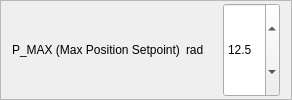
                        <widget class="QFrame" name="frame_45">
                         <property name="frameShape">
                          <enum>QFrame::StyledPanel</enum>
                         </property>
                         <property name="frameShadow">
                          <enum>QFrame::Raised</enum>
                         </property>
                         <layout class="QHBoxLayout" name="horizontalLayout_26">
                          <property name="topMargin">
                           <number>2</number>
                          </property>
                          <property name="bottomMargin">
                           <number>2</number>
                          </property>
                          <item>
                           <widget class="QLabel" name="label_41">
                            <property name="sizePolicy">
                             <sizepolicy hsizetype="Preferred" vsizetype="Preferred">
                              <horstretch>4</horstretch>
                              <verstretch>0</verstretch>
                             </sizepolicy>
                            </property>
                            <property name="text">
                             <string>P_MAX (Max Position Setpoint)</string>
                            </property>
                           </widget>
                          </item>
                          <item>
                           <widget class="QLabel" name="label_42">
                            <property name="sizePolicy">
                             <sizepolicy hsizetype="Preferred" vsizetype="Preferred">
                              <horstretch>1</horstretch>
                              <verstretch>0</verstretch>
                             </sizepolicy>
                            </property>
                            <property name="text">
                             <string>rad</string>
                            </property>
                           </widget>
                          </item>
                          <item>
                           <widget class="QLabel" name="label_p_max">
                            <property name="sizePolicy">
                             <sizepolicy hsizetype="Preferred" vsizetype="Preferred">
                              <horstretch>1</horstretch>
                              <verstretch>0</verstretch>
                             </sizepolicy>
                            </property>
                            <property name="text">
                             <string/>
                            </property>
                           </widget>
                          </item>
                          <item>
                           <widget class="QDoubleSpinBox" name="spin_p_max">
                            <property name="sizePolicy">
                             <sizepolicy hsizetype="Minimum" vsizetype="Minimum">
                              <horstretch>1</horstretch>
                              <verstretch>0</verstretch>
                             </sizepolicy>
                            </property>
                            <property name="decimals">
                             <number>1</number>
                            </property>
                            <property name="maximum">
                             <double>999.899999999999977</double>
                            </property>
                            <property name="value">
                             <double>12.500000000000000</double>
                            </property>
                           </widget>
                          </item>
                         </layout>
                        </widget>
